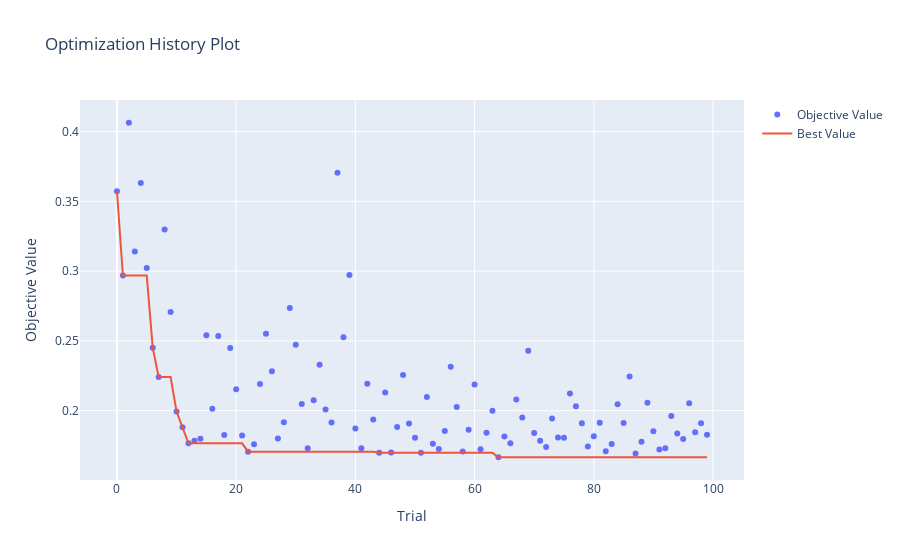

Write notebook code for a chart like this one.
### Code cell
# show graphics of optuna optimization
optuna.visualization.plot_optimization_history(study)
